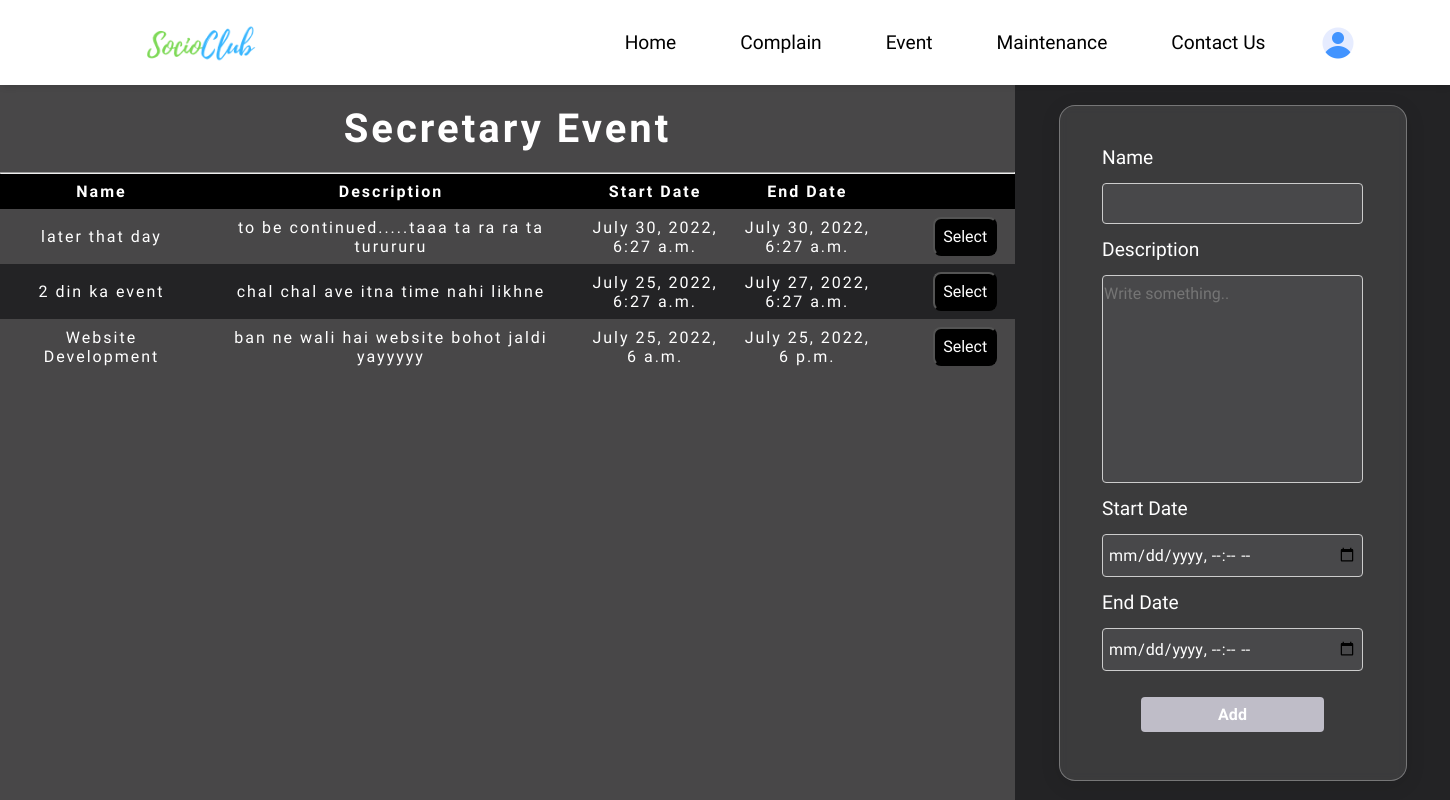
Before: /sec_event/ (signed in) with the older database file.
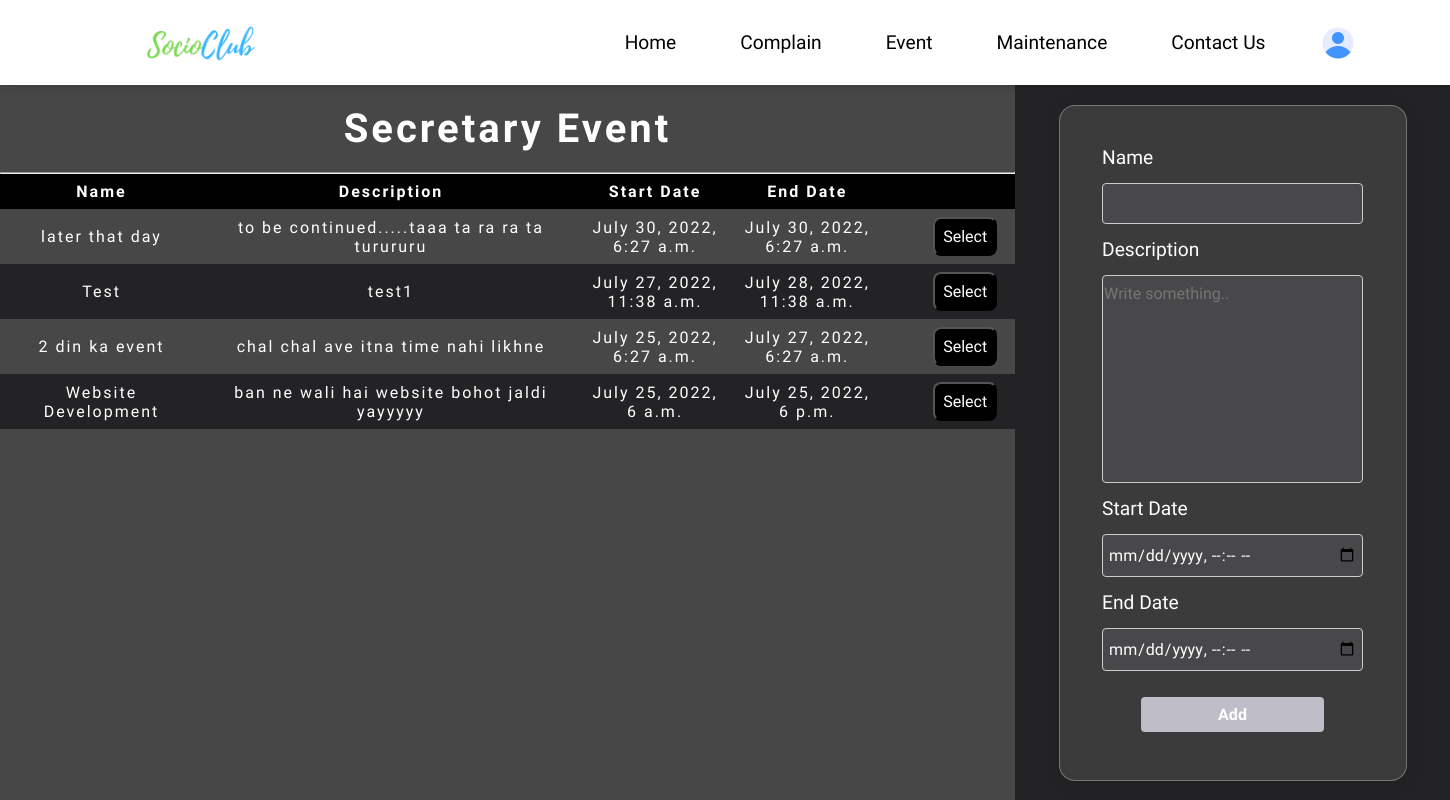
After: the same page with the newer database file.
### user_data/models.py (models this page shows)
class Event(models.Model):
    society_name = models.ForeignKey(Society, on_delete=models.CASCADE)
    event_name = models.CharField(max_length=100)
    event_description = models.TextField(max_length=500)
    event_start_date = models.DateTimeField()
    event_end_date = models.DateTimeField()
    def __str__(self):
        return str(self.event_name) + ' ' + str(self.event_start_date)

### SocioClub/views.py (the view, shortened to what this page needs)
# urls.py: path('sec_event/', views.sec_event , name = "sec_event"),
def  sec_event(request):
    society_name = User_Detail.objects.get(user=request.user).society_name
    events = Event.objects.filter(society_name = society_name).order_by('-event_start_date')
    return render (request, "sec-event.html", {'events': events})

### templates/sec-event.html (shortened to what this page needs)
{% extends "base.html" %}
{% load static %}
{% url 'login' as login %}
{%block cssblock%}
<link rel="stylesheet" href="{% static 'css/sec-event.css'%}"> {%endblock%}
{% block mainblock %}
<div class="sec-container">
    <div class="sec-left">
        <h3>Secretary Event</h3>
        <hr>
        <div class="only-table-main">
            <table>
                <thead>
                    <tr>
                        <th class="name">Name</th>
                        <th class="desc">Description</th>
                        <th class="date">Start Date</th>
                        <th class="date">End Date</th>
                        <th></th>
                    </tr>
                </thead>
                <tbody>
                    {% for e in events %}
                    <tr>
                        <td class="name">{{e.event_name}}</td>
                        <td class="desc">{{e.event_description}}</td>
                        <td class="date">{{e.event_start_date}}</td>
                        <td class="date">{{e.event_end_date}}</td>
                        <td> <button class="select-btn">Select</button></td>
                    </tr>
                    {% endfor %}
                </tbody>
            </table>
        </div>
    </div>
    <div class="sec-right">
        <div class="sec-right-form">
            <form method="POST" action="{% url 'sec_event' %}">
                <label>Name</label>
                <input type="text" name="event_name" maxlength="100">
                <label>Description</label>
                <textarea id="details" name="event_description" rows="10" placeholder="Write something.." maxlength="500" required></textarea>
                <label>Start Date</label>
                <input type="datetime-local" name="event_start_date">
                <label>End Date</label>
                <input type="datetime-local" name="event_end_date">
                <input type="submit" value="Add">
            </form>
        </div>
    </div>
</div>
{% endblock %}

Changed rows visible on the page:
added Event: event_name "Test", event_description "test1", event_start_date "July 27, 2022, 11:38 a.m.", event_end_date "July 28, 2022, 11:38 a.m."
